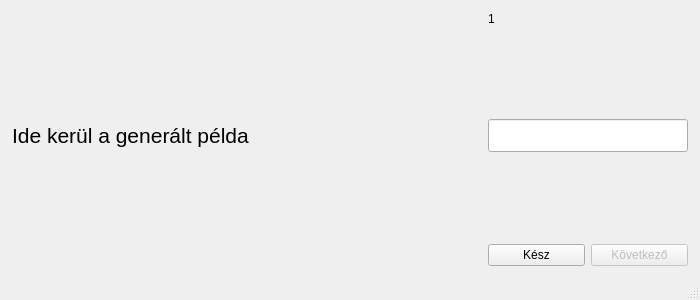
<?xml version="1.0" encoding="UTF-8"?>
<ui version="4.0">
 <class>MainWindow</class>
 <widget class="QMainWindow" name="MainWindow">
  <property name="geometry">
   <rect>
    <x>0</x>
    <y>0</y>
    <width>700</width>
    <height>300</height>
   </rect>
  </property>
  <property name="minimumSize">
   <size>
    <width>700</width>
    <height>300</height>
   </size>
  </property>
  <property name="focusPolicy">
   <enum>Qt::TabFocus</enum>
  </property>
  <property name="windowTitle">
   <string>Teszt</string>
  </property>
  <property name="locale">
   <locale language="Hungarian" country="Hungary"/>
  </property>
  <widget class="QWidget" name="centralwidget">
   <layout class="QGridLayout" name="gridLayout">
    <property name="leftMargin">
     <number>12</number>
    </property>
    <property name="topMargin">
     <number>12</number>
    </property>
    <property name="rightMargin">
     <number>12</number>
    </property>
    <property name="bottomMargin">
     <number>12</number>
    </property>
    <item row="5" column="3">
     <layout class="QHBoxLayout" name="horizontalLayout">
      <item>
       <widget class="QPushButton" name="reviewButton">
        <property name="enabled">
         <bool>true</bool>
        </property>
        <property name="text">
         <string>Kész</string>
        </property>
       </widget>
      </item>
      <item>
       <widget class="QPushButton" name="nextButton">
        <property name="enabled">
         <bool>false</bool>
        </property>
        <property name="layoutDirection">
         <enum>Qt::LeftToRight</enum>
        </property>
        <property name="text">
         <string>Következő</string>
        </property>
       </widget>
      </item>
     </layout>
    </item>
    <item row="2" column="0">
     <widget class="QLabel" name="patternLabel">
      <property name="font">
       <font>
        <pointsize>16</pointsize>
       </font>
      </property>
      <property name="text">
       <string>Ide kerül a generált példa</string>
      </property>
     </widget>
    </item>
    <item row="2" column="3">
     <widget class="QLineEdit" name="inputLabel">
      <property name="maximumSize">
       <size>
        <width>200</width>
        <height>16777215</height>
       </size>
      </property>
      <property name="font">
       <font>
        <pointsize>16</pointsize>
       </font>
      </property>
     </widget>
    </item>
    <item row="1" column="0">
     <spacer name="verticalSpacer_3">
      <property name="orientation">
       <enum>Qt::Vertical</enum>
      </property>
      <property name="sizeHint" stdset="0">
       <size>
        <width>20</width>
        <height>80</height>
       </size>
      </property>
     </spacer>
    </item>
    <item row="0" column="3">
     <widget class="QLabel" name="inputCounter">
      <property name="text">
       <string>1</string>
      </property>
     </widget>
    </item>
    <item row="2" column="1">
     <spacer name="horizontalSpacer">
      <property name="orientation">
       <enum>Qt::Horizontal</enum>
      </property>
      <property name="sizeHint" stdset="0">
       <size>
        <width>40</width>
        <height>20</height>
       </size>
      </property>
     </spacer>
    </item>
    <item row="4" column="3">
     <spacer name="verticalSpacer">
      <property name="orientation">
       <enum>Qt::Vertical</enum>
      </property>
      <property name="sizeHint" stdset="0">
       <size>
        <width>20</width>
        <height>40</height>
       </size>
      </property>
     </spacer>
    </item>
    <item row="4" column="0">
     <spacer name="verticalSpacer_4">
      <property name="orientation">
       <enum>Qt::Vertical</enum>
      </property>
      <property name="sizeHint" stdset="0">
       <size>
        <width>20</width>
        <height>80</height>
       </size>
      </property>
     </spacer>
    </item>
   </layout>
  </widget>
  <widget class="QStatusBar" name="statusbar"/>
 </widget>
 <tabstops>
  <tabstop>inputLabel</tabstop>
  <tabstop>nextButton</tabstop>
 </tabstops>
 <resources/>
 <connections/>
</ui>
